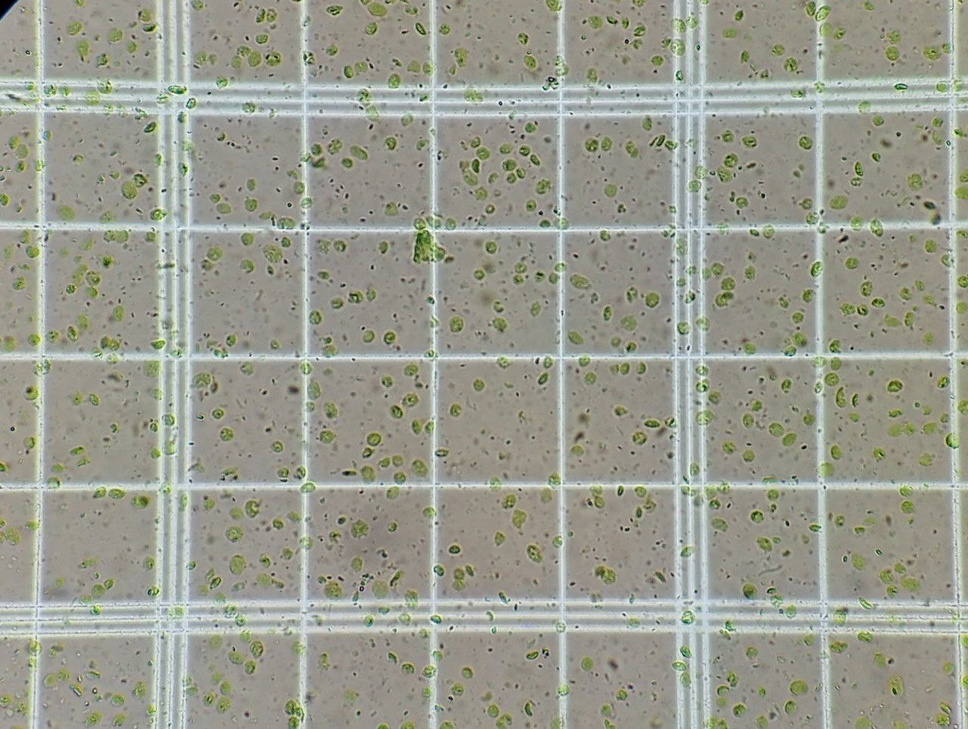
#> input picture test/1.jpg, 968 x 729 px, shrunk from 1280 x 963 before the run
$ python -i green_cell_detector.py   (imports and definitions only)
#> lines starting #> are read from the running program, lines starting #| are printed output that depends on the picture; after the words box and inside, x2 and y2 are one past the last pixel; in counts of white or black regions, pixels touching at a corner belong together
#> further down, picture is the input picture: shape (729, 968, 3); mean B, G, R 143.5, 156.2, 154.2
import cv2
import numpy as np

class GreenCellDetector:
    @staticmethod
    def detect_green_cells(image, min_area_threshold=100):
#> called with min_area_threshold = 100
        hsv_image = cv2.cvtColor(image, cv2.COLOR_BGR2HSV)
#> hsv_image: shape (729, 968, 3); mean H, S, V 39.8, 27.6, 158.2
        lower_green = np.array([30, 30, 30])
        upper_green = np.array([90, 255, 255])
        mask_green = cv2.inRange(hsv_image, lower_green, upper_green)
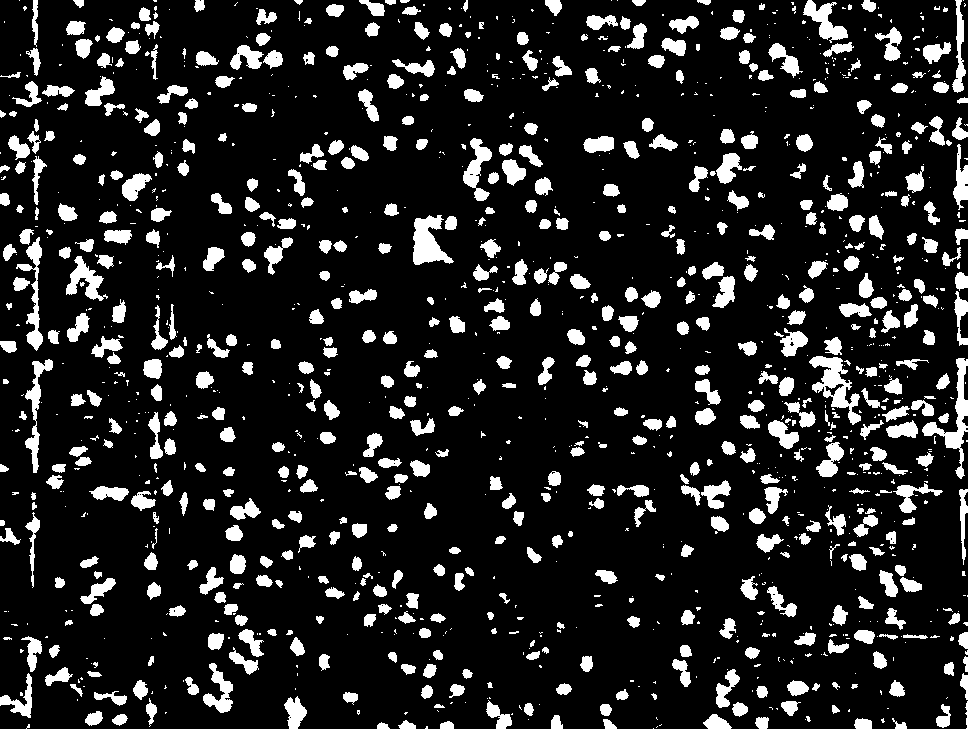
#> mask_green: shape (729, 968); 13.9% white; 1354 white regions (734 under 20 px), largest, box (x1, y1, x2, y2) and area: (809, 356, 861, 425) 1355, (922, 358, 968, 479) 1273, (413, 215, 454, 265) 1180
        kernel = np.ones((3, 3), np.uint8)
        mask_green_morphed = cv2.morphologyEx(mask_green, cv2.MORPH_CLOSE, kernel)
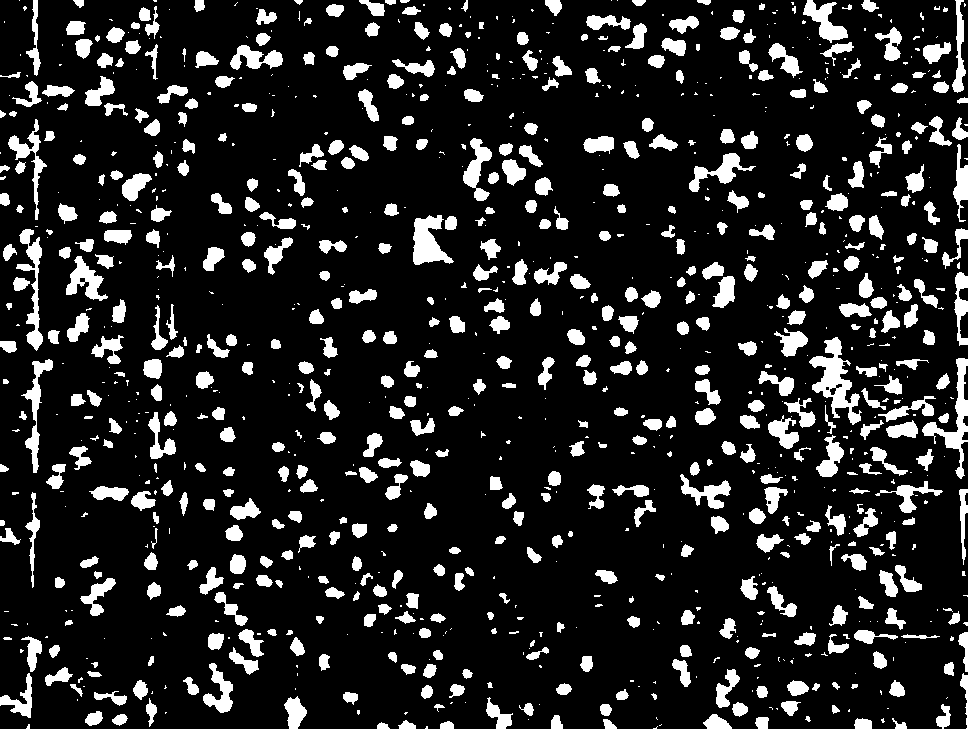
#> mask_green_morphed: shape (729, 968); 14.3% white; 1089 white regions (517 under 20 px), largest, box (x1, y1, x2, y2) and area: (809, 337, 862, 425) 1758, (922, 358, 968, 479) 1322, (413, 215, 454, 265) 1190
        mask_green_morphed = cv2.morphologyEx(mask_green_morphed, cv2.MORPH_OPEN, kernel)
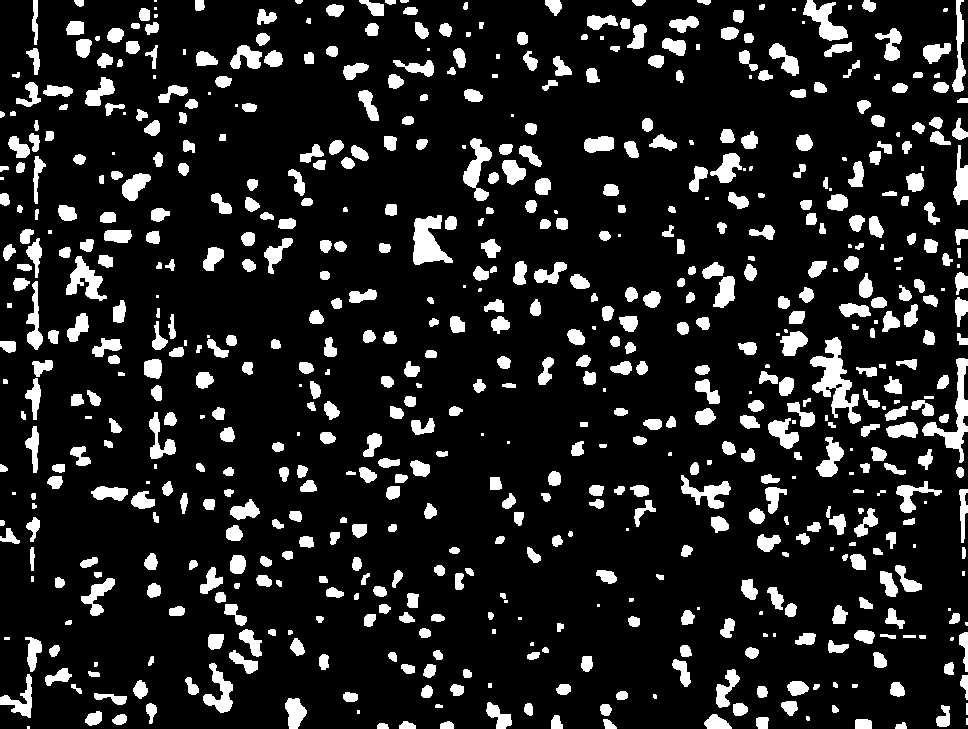
#> mask_green_morphed: shape (729, 968); 13.4% white; 676 white regions (86 under 20 px)
        contours, _ = cv2.findContours(mask_green_morphed, cv2.RETR_EXTERNAL, cv2.CHAIN_APPROX_SIMPLE)
#> contours = 676 contours, 124 with area under 20; largest, box (x1, y1, x2, y2) and area: (810, 337, 861, 424) 1529, (413, 215, 453, 265) 1092, (922, 358, 968, 463) 1060, (803, 0, 848, 41) 758, (463, 138, 492, 201) 720
        filtered_contours = [cnt for cnt in contours if cv2.contourArea(cnt) > min_area_threshold]
#> filtered_contours = 318 contours; largest, box (x1, y1, x2, y2) and area: (810, 337, 861, 424) 1529, (413, 215, 453, 265) 1092, (922, 358, 968, 463) 1060, (803, 0, 848, 41) 758, (463, 138, 492, 201) 720
        output_image = image.copy()
        for cnt in filtered_contours:
            x, y, w, h = cv2.boundingRect(cnt)
            cv2.drawContours(output_image, [cnt], -1, (0, 255, 0), 2)
            cv2.rectangle(output_image, (x, y), (x + w, y + h), (255, 0, 0), 2)
            area = cv2.contourArea(cnt)
            cv2.putText(output_image, f'Area: {area}', (x, y - 10), cv2.FONT_HERSHEY_SIMPLEX, 0.5, (255, 0, 0), 1)
#> this loop made 318 passes
#> (x, y, w, h, area) on passes 1 to 3: (855, 719, 17, 10, 139.5), (756, 717, 13, 12, 118.5), (551, 715, 12, 14, 110)
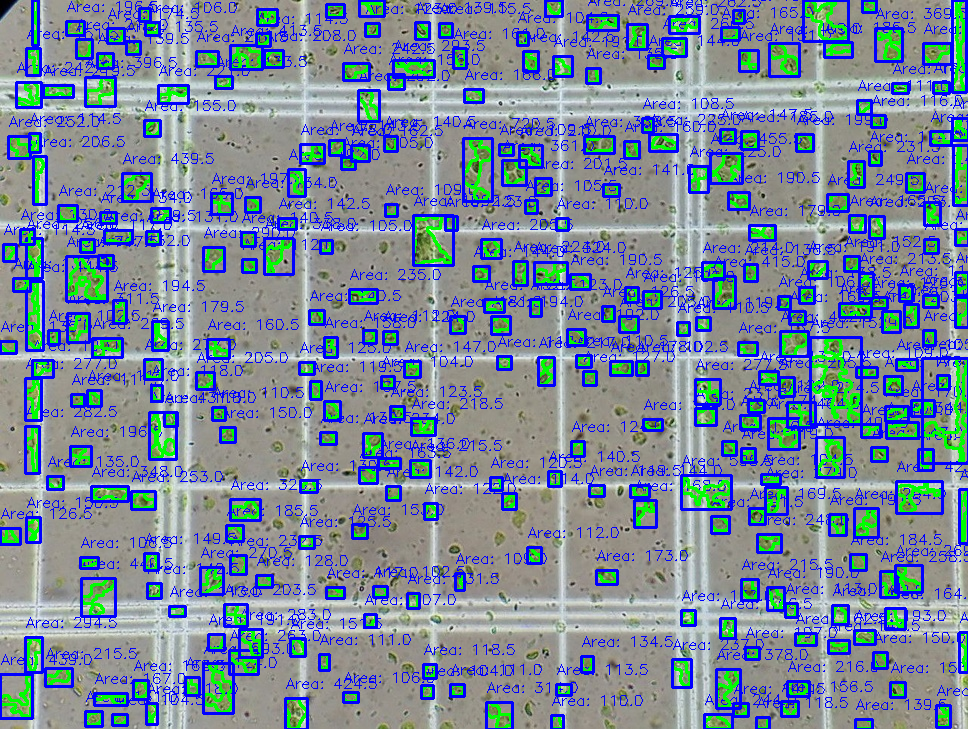
#> output_image: shape (729, 968, 3); mean B, G, R 155, 136.5, 121.4
        return len(filtered_contours), output_image

>>> import cv2
>>> picture = cv2.imread('../test/1.jpg')
>>> result = GreenCellDetector().detect_green_cells(picture)
